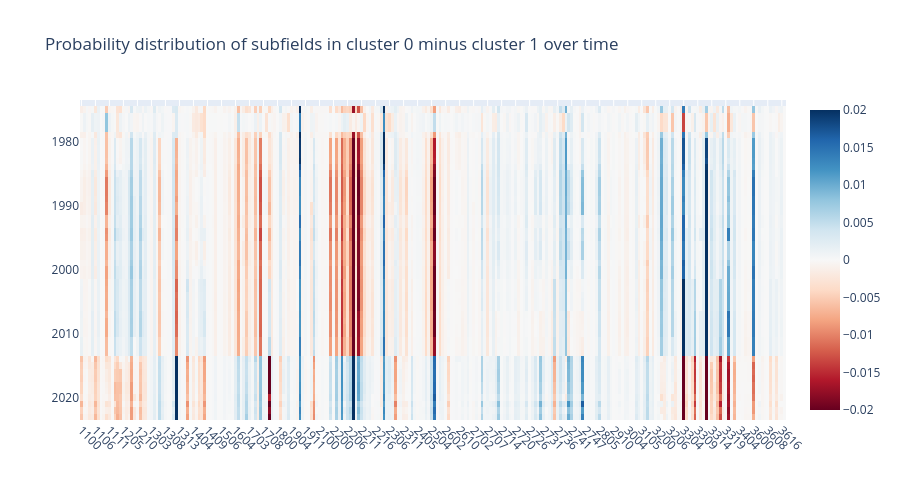

Notebook code for this chart:
### Code cell
cluster1 = 0
cluster2 = 1

df0 = df_cluster_prob_yearly.query("cluster == @cluster1").drop(columns="cluster").set_index("year")
df1 = df_cluster_prob_yearly.query("cluster == @cluster2").drop(columns="cluster").set_index("year")

df = df0.sub(df1)

uf.plotly_heatmap(
    df, x_labels=df.columns, y_labels=df.index,
    title=f"Probability distribution of subfields in cluster {cluster1} minus cluster {cluster2} over time",
    z_min=-0.02, z_max=0.02, line_height=10,
    x_type="subfield"
)

### Figure 1 — Plotly figure (JSON) as saved in the notebook; plotly's stock layout.template omitted (floating-point values rounded to 4 significant figures; data arrays with more than 128 entries replaced by an {"elided": "..."} marker saying what was removed)
{"data": [{"colorscale": [[0, "rgb(103,0,31)"], [0.1, "rgb(178,24,43)"], [0.2, "rgb(214,96,77)"], [0.3, "rgb(244,165,130)"], [0.4, "rgb(253,219,199)"], [0.5, "rgb(247,247,247)"], [0.6, "rgb(209,229,240)"], [0.7, "rgb(146,197,222)"], [0.8, "rgb(67,147,195)"], [0.9, "rgb(33,102,172)"], [1, "rgb(5,48,97)"]], "customdata": {"elided": "50x252x2 mixed values"}, "hovertemplate": "<b>X: </b>%{customdata[0]}<br><b>Y: </b>%{customdata[1]}<br><b>Z: </b> %{z:.3f}<br><extra></extra>", "type": "heatmap", "x": {"elided": "252 str values"}, "y": [1974, 1975, 1976, 1977, 1978, 1979, 1980, 1981, 1982, 1983, 1984, 1985, 1986, 1987, 1988, 1989, 1990, 1991, 1992, 1993, 1994, 1995, 1996, 1997, 1998, 1999, 2000, 2001, 2002, 2003, 2004, 2005, 2006, 2007, 2008, 2009, 2010, 2011, 2012, 2013, 2014, 2015, 2016, 2017, 2018, 2019, 2020, 2021, 2022, 2023], "z": {"elided": "50x252 float values"}, "zmax": 0.02, "zmin": -0.02}], "layout": {"height": 500, "title": {"text": "Probability distribution of subfields in cluster 0 minus cluster 1 over time"}, "xaxis": {"automargin": true, "tickangle": 45}, "yaxis": {"automargin": true, "autorange": "reversed"}}}
